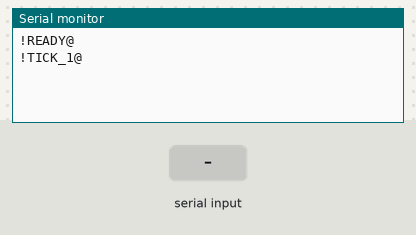
Bench run of a sketch on a simulated Arduino Uno, built with avr-gcc and run on an emulated ATmega328P. Parts: the last lines printed to the serial monitor. Inputs (shaded band) come from the test bench.

Above: at 3.2 s.
3.3 s: "PING\n" received over Serial
At 3.9 s:
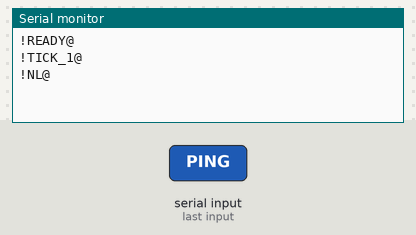
4.8 s: byte 13 ('\r') received over Serial
At 4.96 s:
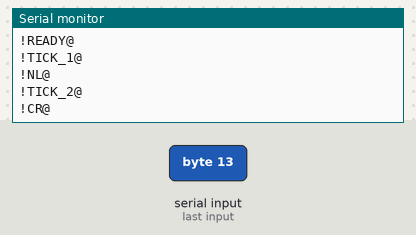
6.3 s: byte 64 ('@') received over Serial
At 6.9 s:
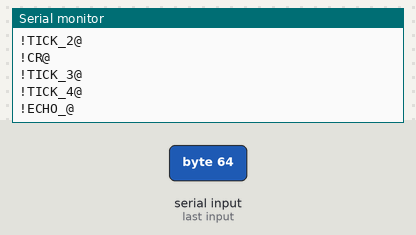
Timing chart, 0 to 9.3 s (numbered marks = the images above; inputs shaded):
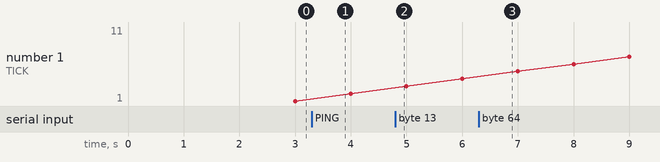

The sketch:

SerialEcho.ino
```cpp
// SerialEcho: test sketch for the IDE's Serial Monitor.
// - Sends !TICK_<n>@ once per second.
// - Frames !PING@ -> !PONG@, any other !TEXT@ -> !ECHO_TEXT@.
// - Reports line endings it receives: !NL@ for '\n', !CR@ for '\r'.

// ================= TIMERS =================
#include <millisDelay.h>
millisDelay tickTimer;
long tick_delay = 1000;
long tickCount = 0;

// ================= SERIAL PARSER =================
int ToAccumulate = 0;
String AccString = "";

void setup() {
    delay(2000);

    // ===== SERIAL =====
    Serial.begin(9600);

    // ===== TIMERS =====
    tickTimer.start(tick_delay);

    Serial.println("!READY@");
}

void loop() {
    // ===== SERIAL =====
    handleSerialInput(true);

    // ===== SCHEDULED =====
    if (tickTimer.justFinished()) {
        tickCount = tickCount + 1;
        Serial.print("!TICK_"); Serial.print(tickCount); Serial.println("@");
        tickTimer.repeat();
    }
}

// ================= SERIAL FUNCTIONS =================
void handleSerialInput(bool enabled) {
    if (!enabled) return;
    while (Serial.available() > 0) {
        char c = Serial.read();
        if (c == '\n') {Serial.println("!NL@"); continue;}
        if (c == '\r') {Serial.println("!CR@"); continue;}
        if (c == '!') {ToAccumulate = 1; AccString = ""; continue;}
        if (c == '@') {
            ToAccumulate = 0;
            if (AccString == "PING") {Serial.println("!PONG@");}
            else {Serial.print("!ECHO_"); Serial.print(AccString); Serial.println("@");}
            continue;
        }
        if (ToAccumulate == 1) {AccString += c;}
    }
}
```

Measured:
- after the input at 3.3 s, the serial monitor: prints a new line at once (image 1)
- after the input at 4.8 s, the serial monitor: prints a new line at once (image 2)
- after the input at 6.3 s, the serial monitor: prints a new line at once (image 3)
